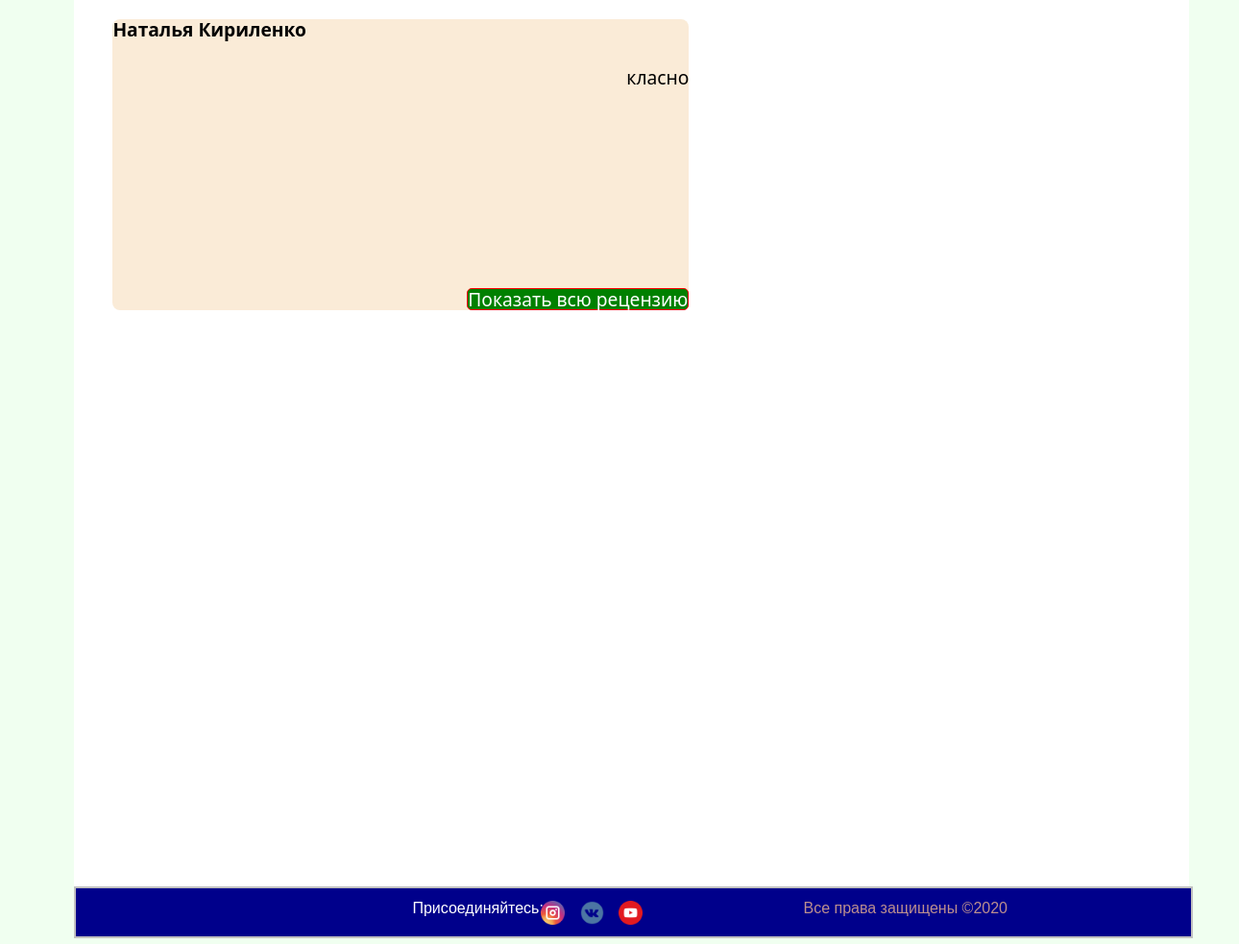
Page /film/1/ (lower part) on the earlier database version.
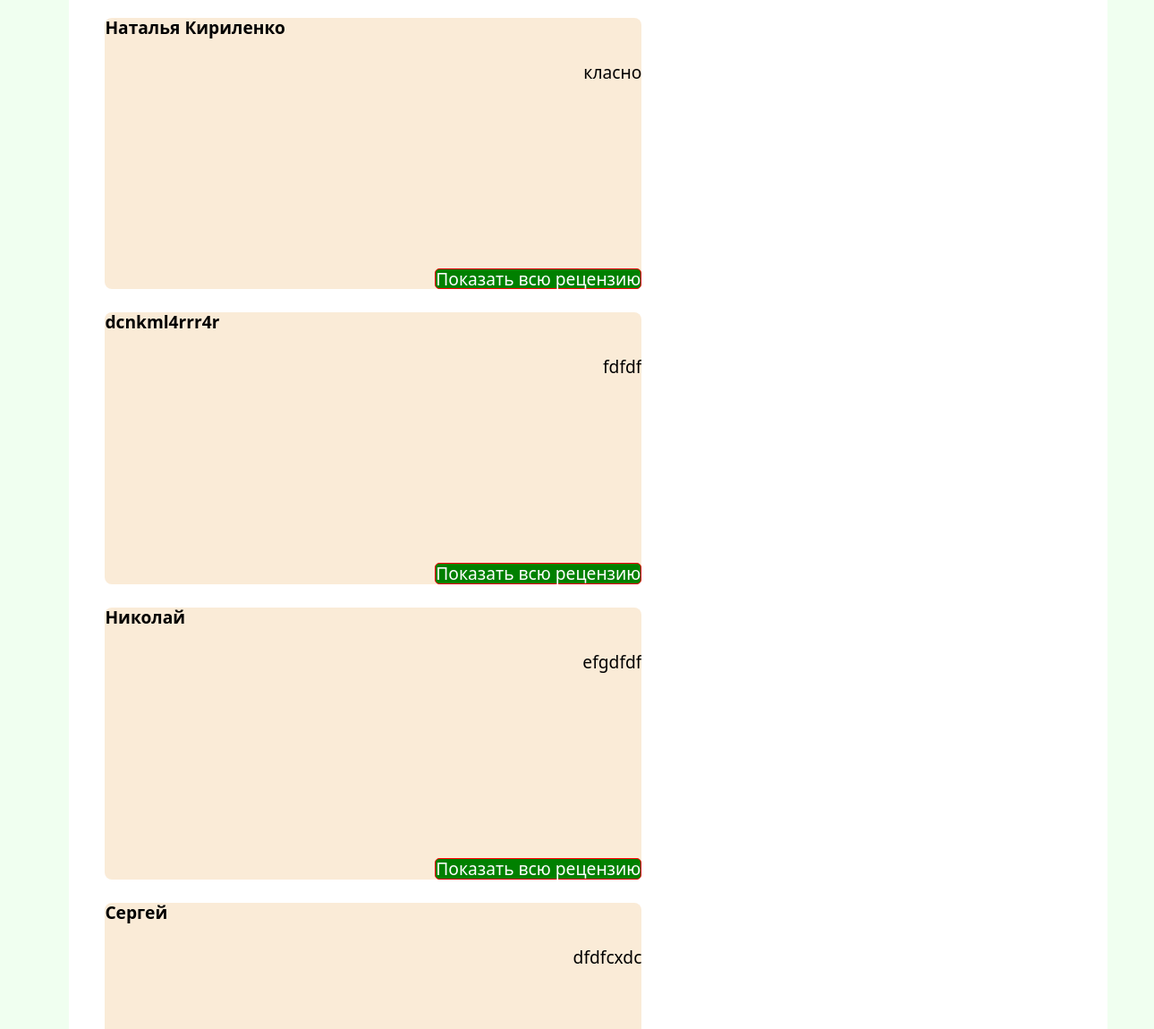
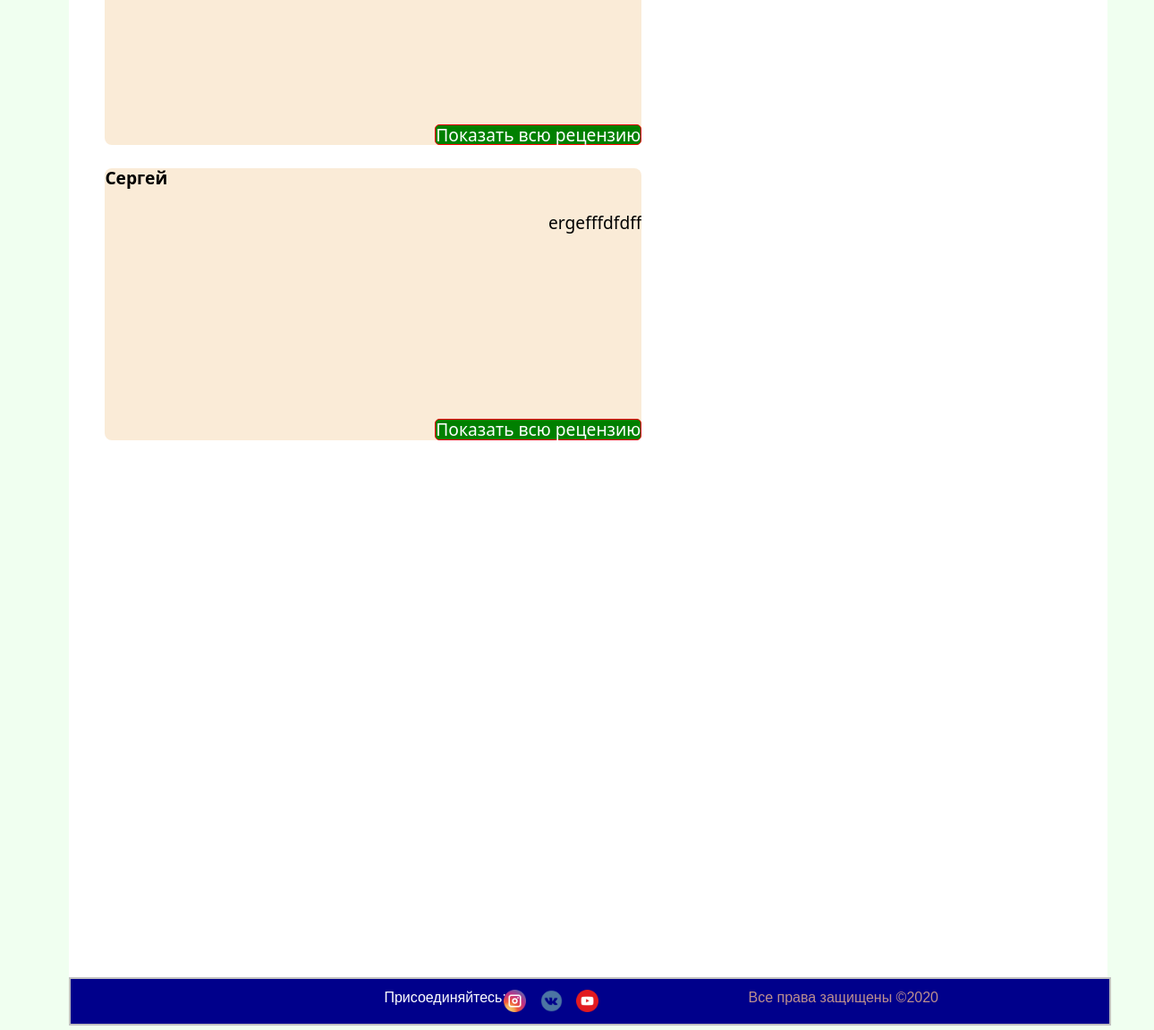
Same page on the later database version (2 pictures, top to bottom).
### movies/models.py (models this page shows)
class Reviews(models.Model):
    email=models.EmailField(verbose_name='Email')
    name=models.CharField(max_length=100,verbose_name='Имя')
    text=models.TextField(max_length=5000,verbose_name='Ваш комментарий')
    parent=models.ForeignKey('self',verbose_name='Родитель',on_delete=models.SET_NULL,blank=True,null=True)
    movie=models.ForeignKey(Movie,verbose_name='Фильм',on_delete=models.CASCADE,related_name='review_movie')
    def __str__(self):
        return f'{self.name} - {self.movie}'
    class Meta:
        verbose_name='Отзыв'
        verbose_name_plural='Отзывы'

### movies/views.py (the view, shortened to what this page needs)
# urls.py: path('film/<int:id>/',FilmDetail.as_view(),name='film_detail_url'),
class FilmDetail(View):
    def get(self,request,id):
        film=Movie.objects.prefetch_related('actors').get(id=id)
        genres=Genre.objects.all()
        form=ReviewsForm()
        star_form=RatingForm()
        return render(request, 'movies/film_detail.html',context={'film': film,'star_form':star_form, 'genres': genres, 'form': form})

### movies/models.py (called while the page is built)
    def get_absolute_url(self):
        return reverse('actor_detail_url',kwargs={'id':self.id})

    def get_absolute_url(self):
        return reverse('genre_detail_url',kwargs={'url':self.url})

    def get_absolute_url(self):
        return reverse('film_detail_url',kwargs={'id':self.id})

    def __str__(self):
        return self.title

    def __str__(self):
        return f'{self.value}'

    def __str__(self):
        return self.title

### movies/templates/movies/film_detail.html (shortened to what this page needs)
{% extends 'movies/base_movies.html' %}
{% block css %}
{% load static %}
    <link href="{% static 'css/film_detail.css' %}" rel="stylesheet" type="text/css"/>
{% endblock %}
{% block content %}
        <div class="join_2-left-block">
            {% for review in film.review_movie.all %}
                <div class="review-show">
                    <div class="review-name"><h4>{{ review.name }}</h4></div>
                    <label for="button{{review}}" class="label-in-review">Показать всю рецензию</label>
                    <div class="block-review-p">
                        <p>{{ review.text}}</p>
                    </div>
                </div>
            {% endfor %}
        </div>
        <div class="join_2-right-block">
        </div>
{% endblock %}

Differences in the rows shown:
added Reviews: name "dcnkml4rrr4r", text "fdfdf"
added Reviews: name "Николай", text "efgdfdf"
added Reviews: name "Сергей", text "dfdfcxdc"
added Reviews: name "Сергей", text "ergefffdfdff"
